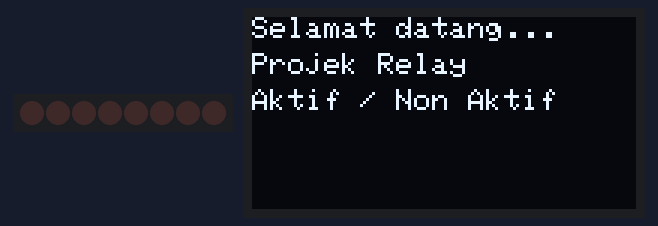
The sketch below on a simulated Arduino Uno, built with avr-gcc and run on an emulated ATmega328P. On the bench: 8 shift-register outputs drawn as a row of LEDs (first output left, lit = HIGH), 128×64 one-colour display. Wiring (inferred from the names in the program): shift register (74HC595): data pin 16; shift clock pin 2. Wiring (inferred from the signals the program sends): row of LEDs: on Q0, Q1, Q2, Q3, Q4, Q5, Q6, Q7.

Above: at 0.1 s.
At 5.1 s:
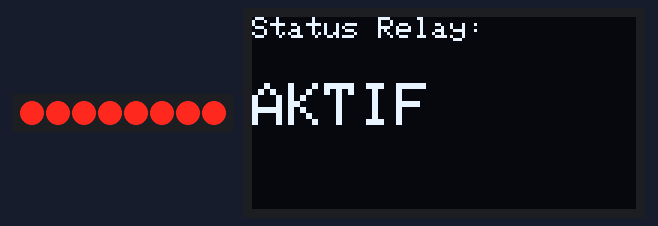
At 35.6 s:
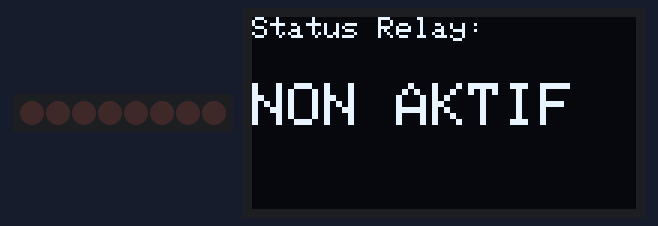
Timing chart, 0 to 40.0 s (numbered marks = the images above):
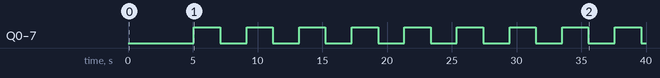

The sketch:

Projek_Aktuator_Saklar_Elektrik__Relay_.ino
```cpp
/*-----------------------------------------------
  IoT Smart Device Development Board
  by Dodit Suprianto | DSP-TECH

  Projek: Projek Aktuator Saklar Elektrik (Relay)

  Library:
  https://github.com/Simsso/ShiftRegister74HC595
  https://github.com/adafruit/Adafruit_SSD1306
  https://github.com/adafruit/Adafruit-GFX-Library
  -----------------------------------------------*/

/*-------------------------------------
  Menambahkan library yang diperlukan
  -------------------------------------*/
// library shift register 74HC595
#include <ShiftRegister74HC595.h>

// library OLED
#include <Adafruit_GFX.h>
#include <Adafruit_SSD1306.h>
#include <Wire.h>

/*-------------------------------
  Alamat Kanal Shift Register:
  -------------------------------
  Kanal  0 = LED 1
  Kanal  1 = LED 2
  Kanal  2 = LED 3
  Kanal  3 = LED 4
  Kanal  4 = LED 5
  Kanal  5 = LED 6
  Kanal  6 = LED 7
  Kanal  7 = LED 8
  Kanal  8 = LED 9
  Kanal  9 = Buzz Piezo Speaker
  Kanal 10 = Relay
  Kanal 11 - 15 = Kanal expansi
  -------------------------------*/
// pin relay shift register
#define pinRelay      10

/*------------------------------
  Pin Microcontroller NodeMCU
  ------------------------------*/
#define pinData       16 // pin D0
#define pinClock       2 // pin D4
#define pinLatch       0 // pin D3

/*------------------------------
  Inisialisasi instance/object &
  Deklarasi varibale global
  -------------------------------*/
// Konstruktor instance Shift register
ShiftRegister74HC595<2> srChannel(pinData, pinClock, pinLatch);

// Konstruktor instance OLED 0.96"
Adafruit_SSD1306 display(128, 64, &Wire, -1);

// Status LED pertama adalah False
boolean statusRelay = false;

void setup() {
  /*----------------------------------------------------
    Mengatur baudrate serial MCU.
    Baurate disesuaikan dengan baudrate serial monitor)
    ----------------------------------------------------*/
  Serial.begin(115200);
  Wire.begin();

  /*---------------------------------------------
    Set seluruh kanal shift register menjadi OFF
    ---------------------------------------------*/
  srChannel.setAllLow();

  /*-------------------
    Inisialisasi OLED
    -------------------*/
  display.begin(SSD1306_SWITCHCAPVCC, 0x3C);
  display.setTextSize(1);
  display.setTextColor(WHITE);
  display.clearDisplay();

  /*-----------------------------------
    Menampilkan pesan OLED pertamakali
    ------------------------------------*/
  display.setCursor(0, 0);
  display.println("Selamat datang...");
  display.setCursor(0, 12);
  display.println("Projek Relay");
  display.setCursor(0, 24);
  display.println("Aktif / Non Aktif");

  // menampilkan pesan string ke OLED
  display.display();

  // tunda tampilan selama 3 detik
  delay(3000);
}

void loop() {
  HidupMatiSemuaLED();
  statusOLED();
}

/*--------------------------------------
  Menampilkan status Relay AKTIF /
  NON AKTIF pada layar OLED
  --------------------------------------*/
void statusOLED() {
  display.clearDisplay();
  display.setTextSize(1);
  if (statusRelay == true) {
    display.setCursor(0, 0);
    display.println("Status Relay:");

    display.setTextSize(2);
    display.setCursor(0, 22);
    display.println("AKTIF");
  } else {
    display.setCursor(0, 0);
    display.println("Status Relay:");

    display.setTextSize(2);
    display.setCursor(0, 22);
    display.println("NON AKTIF");
  }
  display.display();
}

/*--------------------------------------
  Mematikan atau menghidupkan semua LED
  Menagkatifkan / menonaktifkan relay
  --------------------------------------*/
void HidupMatiSemuaLED() {
  if (statusRelay == true) {
    // Set channel shift register 0-8
    // atau LED 0 - LED 8 menjadi HIGH
    for (uint8_t i = 0; i <= 8; i++) {
      // semua LED hidup
      srChannel.set(i, HIGH);
    }

    // Relay aktif
    srChannel.set(pinRelay, HIGH);

    // ubah status led false
    statusRelay = false;
  } else {
    // Set channel shift register 0-8
    // atau LED 0 - LED 8 menjadi OFF
    for (uint8_t i = 0; i <= 8; i++) {
      // semua LED mati
      srChannel.set(i, LOW);
    }

    // Relay non aktif
    srChannel.set(pinRelay, LOW);

    // ubah status led true
    statusRelay = true;
  }

  // tunda 2 detik untuk setiap transisi
  delay (2000);
}
```

Measured:
- by itself, Q0–7: alternates HIGH for 2.0 s and LOW for 2.0 s
- what the display in image 1 shows lasts 2.0 s, from 5.1 s to 7.1 s
